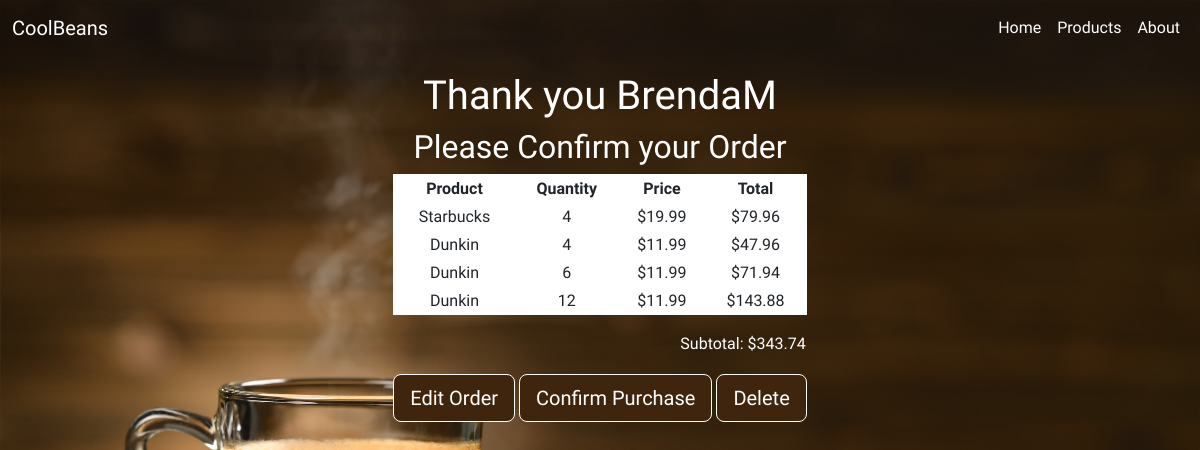
/confirmation/25, run on the app's committed database.
### beansapp/models.py (models this page shows, shortened)
class Order(models.Model):
    STATUS = (
        ('Pending','Pending'),
        ('Out for delivery','Out for delivery'),
        ('Delivered','Delivered'),)
    addressee = models.ForeignKey(Addressee,on_delete=models.SET_NULL,null=True)
    guest = models.ForeignKey(Guest,on_delete=models.SET_NULL,null=True)
    date = models.DateTimeField(auto_now_add=True)
    status = models.CharField(max_length=200, null=True, choices=STATUS, default='pending')
    def get_order_items(self):
        return self.orderitem_set.all()
    def get_total(self):
        orderitems = self.orderitem_set.all()
        total = 0
        for item in orderitems:
            total += item.product.price * item.quantity
        return round(total,2)

class Addressee(AbstractUser):
    address = models.CharField(max_length=15)
    city = models.CharField(max_length=15)
    state = models.CharField(max_length=15)
    zipcode = models.IntegerField(null=True)
    phone_number = PhoneField(blank=True, null=True)

class OrderItem(models.Model):
    product = models.ForeignKey(Product, on_delete=models.SET_NULL, null=True)
    order = models.ForeignKey(Order, on_delete=models.CASCADE,null=True)
    quantity = models.IntegerField(default=0, null=True, blank=True)
    def get_total(self):
        total = self.product.price * self.quantity
        return total

class Product(models.Model):
    types = models.ManyToManyField(Tag)
    name = models.CharField(max_length=30)
    description = models.CharField(max_length=200)
    image = models.ImageField(null=True,blank=True)
    price = models.FloatField()
    def __str__(self):
        return self.name

### beansapp/views.py (the view, shortened to what this page needs)
# urls.py: path('confirmation/<int:id>', ConfirmationView.as_view(), name='confirmation' ),
class ConfirmationView(View):
    def get (self,request,id): # the id is like a book but only contains the title
        order = Order.objects.get(id=id) # we write this again because we need to acceess the book ( in this case order)
        orderitems = OrderItem.objects.filter(order=order) # the "_set.all()" is a django method thats allows us
        item_total = Order.get_order_items(order)
        order_price = Order.get_total(order)
        return render(
            request=request,
            template_name='confirmation.html',
            context={
                'order':order,
                'items':orderitems,
                'order_total': item_total,
                'order_price': order_price,
            }
        )

### beansapp/templates/confirmation.html (shortened to what this page needs)
{% extends 'main.html'%}
{% block content %}
<div class="container">
    <div class="row">
      <div class="col text-center">
        <h1>Thank you {{order.addressee.first_name}}{{order.addressee.last_name}}</h1>
        <h2> Please Confirm your Order </h2>
        <div>
          <table class="info table table-sm text-center">
          <tr>
            <th>Product</th>
            <th>Quantity</th>
            <th>Price</th>
            <th>Total</th>
          </tr>
          {% for item in items %}
          <tr>
            <td>{{item.product}}</td>
            <td>{{item.quantity}}</td>
            <td>${{item.product.price}}</td>
            <td>${{item.get_total}}</td>
          </tr>
          {%endfor%}
        </table>
        <table class="subtotal">
          <tr>
          <th></th>
          <th></th>
          <th></th>
          <th></th>
          <th></th>
        </tr>
        <tr>
          <td></td>
          <td></td>
          <td>Subtotal: </td>
          <td></td>
          <td> ${{order_price}}  </td>
        </tr>
        </table>
      </div>
        <form method="POST">
      <a class="btn btn-primary btn-lg" href="{% url 'editorder' order.id %}">Edit Order</a>
      <a class="btn btn-primary btn-lg" href="{% url 'receipt' order.id %}">Confirm Purchase</a>
      <input class="btn btn-primary btn-lg" type="submit" name="delete" value="Delete" />
      </form>
      </div>
    </div>
  </div>
{% endblock%}

### beansapp/templates/confirmation.html (style rules this page uses)
.info { background-color: #40250E; color: white; border: 1px solid white; }
.container { display:flex; justify-content: center; }
.subtotal { display: flex; justify-content: flex-end; padding-bottom: 20px; }

### beansapp/templates/main.html (style rules this page uses)
body { background-image:url("../static/images/landingnew.jpg"); background-size:cover; background-position: bottom; background-repeat: no-repeat; font-family: 'Limelight', cursive; color:#fff; }
.btn { background-color: #40250E; border: 1px solid #fff; }

### data on the page
Order: addressee.first_name "Brenda", addressee.last_name "M"
OrderItem: product "Starbucks", quantity "4", product.price "19.99", get_total "79.96"
OrderItem: product "Dunkin", quantity "4", product.price "11.99", get_total "47.96"
OrderItem: product "Dunkin", quantity "6", product.price "11.99", get_total "71.94"
OrderItem: product "Dunkin", quantity "12", product.price "11.99", get_total "143.88"

### other printed values
{{ order_price }} "343.74"
